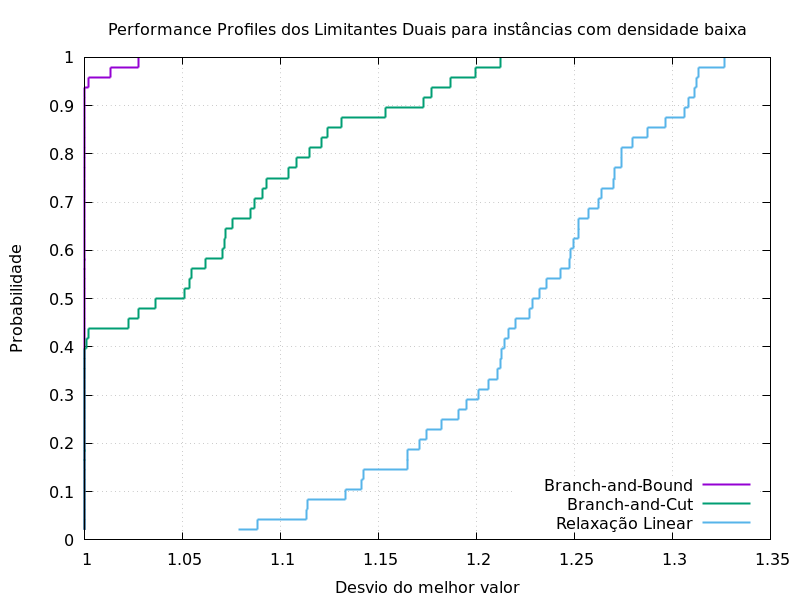

This figure's gnuplot source:
#! /usr/bin/gnuplot
set terminal pngcairo size 800,600 
set grid
set output "A-dual.png"
set title "Performance Profiles dos Limitantes Duais para instâncias com densidade baixa"
set xlabel "Desvio do melhor valor"
set ylabel "Probabilidade"
set key right bottom
plot "A-dual.csv" using 3:1 with steps linewidth 2 title "Branch-and-Bound", "A-dual.csv" using 4:1 with steps linewidth 2 title "Branch-and-Cut", "A-dual.csv" using 2:1 with steps linewidth 2 title "Relaxação Linear"
